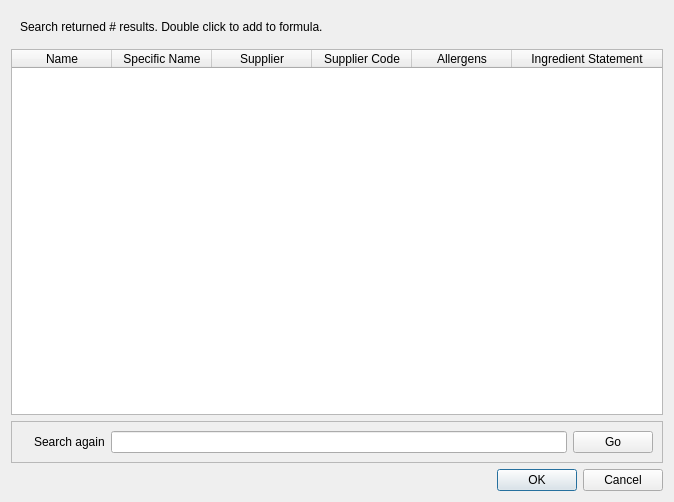
<?xml version="1.0" encoding="UTF-8"?>
<ui version="4.0">
 <class>searchResults</class>
 <widget class="QDialog" name="searchResults">
  <property name="geometry">
   <rect>
    <x>0</x>
    <y>0</y>
    <width>674</width>
    <height>502</height>
   </rect>
  </property>
  <property name="windowTitle">
   <string>Search Results</string>
  </property>
  <layout class="QVBoxLayout" name="verticalLayout_2">
   <item>
    <widget class="QWidget" name="widget" native="true">
     <layout class="QVBoxLayout" name="verticalLayout">
      <item>
       <widget class="QLabel" name="resultsLabel">
        <property name="text">
         <string>Search returned # results. Double click to add to formula.</string>
        </property>
       </widget>
      </item>
     </layout>
    </widget>
   </item>
   <item>
    <widget class="QTableWidget" name="searchResultsTable">
     <property name="editTriggers">
      <set>QAbstractItemView::DoubleClicked</set>
     </property>
     <property name="dragDropOverwriteMode">
      <bool>false</bool>
     </property>
     <property name="wordWrap">
      <bool>true</bool>
     </property>
     <attribute name="horizontalHeaderStretchLastSection">
      <bool>true</bool>
     </attribute>
     <column>
      <property name="text">
       <string>Name</string>
      </property>
     </column>
     <column>
      <property name="text">
       <string>Specific Name</string>
      </property>
     </column>
     <column>
      <property name="text">
       <string>Supplier</string>
      </property>
     </column>
     <column>
      <property name="text">
       <string>Supplier Code</string>
      </property>
     </column>
     <column>
      <property name="text">
       <string>Allergens</string>
      </property>
     </column>
     <column>
      <property name="text">
       <string>Ingredient Statement</string>
      </property>
     </column>
    </widget>
   </item>
   <item>
    <widget class="QFrame" name="frame">
     <property name="frameShape">
      <enum>QFrame::StyledPanel</enum>
     </property>
     <property name="frameShadow">
      <enum>QFrame::Raised</enum>
     </property>
     <layout class="QHBoxLayout" name="horizontalLayout">
      <item>
       <widget class="QLabel" name="label">
        <property name="text">
         <string/>
        </property>
       </widget>
      </item>
      <item>
       <widget class="QLabel" name="label_2">
        <property name="text">
         <string>Search again</string>
        </property>
       </widget>
      </item>
      <item>
       <widget class="QLineEdit" name="searchLineEdit"/>
      </item>
      <item>
       <widget class="QPushButton" name="goBtn">
        <property name="text">
         <string>Go</string>
        </property>
       </widget>
      </item>
     </layout>
    </widget>
   </item>
   <item>
    <widget class="QDialogButtonBox" name="dialogButtonBox">
     <property name="orientation">
      <enum>Qt::Horizontal</enum>
     </property>
     <property name="standardButtons">
      <set>QDialogButtonBox::Cancel|QDialogButtonBox::Ok</set>
     </property>
    </widget>
   </item>
  </layout>
 </widget>
 <resources/>
 <connections>
  <connection>
   <sender>dialogButtonBox</sender>
   <signal>accepted()</signal>
   <receiver>searchResults</receiver>
   <slot>accept()</slot>
   <hints>
    <hint type="sourcelabel">
     <x>248</x>
     <y>254</y>
    </hint>
    <hint type="destinationlabel">
     <x>157</x>
     <y>274</y>
    </hint>
   </hints>
  </connection>
  <connection>
   <sender>dialogButtonBox</sender>
   <signal>rejected()</signal>
   <receiver>searchResults</receiver>
   <slot>close()</slot>
   <hints>
    <hint type="sourcelabel">
     <x>316</x>
     <y>260</y>
    </hint>
    <hint type="destinationlabel">
     <x>286</x>
     <y>274</y>
    </hint>
   </hints>
  </connection>
  <connection>
   <sender>goBtn</sender>
   <signal>clicked()</signal>
   <receiver>searchResultsTable</receiver>
   <slot>update()</slot>
   <hints>
    <hint type="sourcelabel">
     <x>612</x>
     <y>36</y>
    </hint>
    <hint type="destinationlabel">
     <x>336</x>
     <y>287</y>
    </hint>
   </hints>
  </connection>
 </connections>
</ui>
